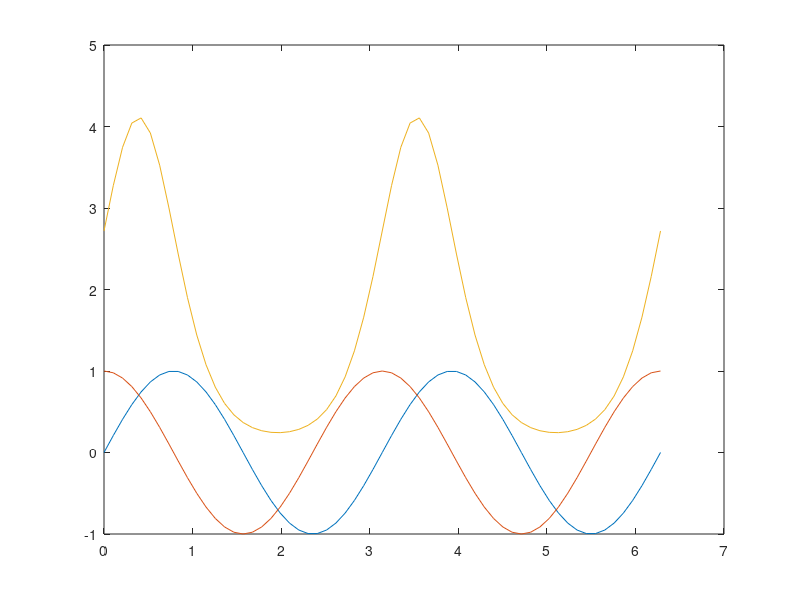

MATLAB code to generate this figure: (Note: this script raises an error after producing the figure.)
%% Plot_EX19.m - Plot Handle.
% Part 1. Plot figure and get a handle: HG
clf                                 % Clear current figure
t = 0:pi/30:2*pi;
GH = [sin(2*t); cos(2*t); exp(sin(2*t)+cos(2*t));];
HG = plot(t, GH); shg
%% Part 2. Change plot properties
% Set Line Color
HG(1).Color='r';                    % HG(1).color = [1 0 0]; % Alternative    
HG(2).Color='g';                    % HG(2).color = [0 1 0]  % Alternative  
HG(3).Color='b';                    % HG(3).color = [0 0 1]  % Alternative
% Set Line Type
HG(1).LineStyle = '-';
HG(2).LineStyle = '--';
HG(3).LineStyle = '-.';
% Set Line Width
HG(1).LineWidth = HG(1).LineWidth+0.5;
HG(2).LineWidth = HG(2).LineWidth+0.5;
HG(3).LineWidth = HG(3).LineWidth+0.5;
% Set Marker type
set(HG(1), 'marker', 'p')           % Marker is a Pentagon      
set(HG(2), 'marker', 'd')           % Marker is a Diamond 
set(HG(3), 'marker', 'o')           % Marker is a Circle 
% Set Marker size
set(HG(1), 'MarkerSize', 5)             
set(HG(2), 'MarkerSize', 7)             
set(HG(3), 'MarkerSize', 9)   
% Set Marker Face color
set(HG(1), 'markerfacecolor', [1 0 1])  
set(HG(2), 'markerfacecolor', [0 1 1])  
set(HG(3), 'markerfacecolor', [1 1 0]) 
title('\fontsize{11} G(\alpha) vs. \alpha. [\alpha = 0:\pi/30:2\pi]')
xlabel('\alpha'), ylabel 'F(\alpha)', grid on, axis tight
legend('sin(2\alpha)', 'cos(2\alpha)',...
    'e^{sin(2\alpha)+cos(2\alpha)}')
